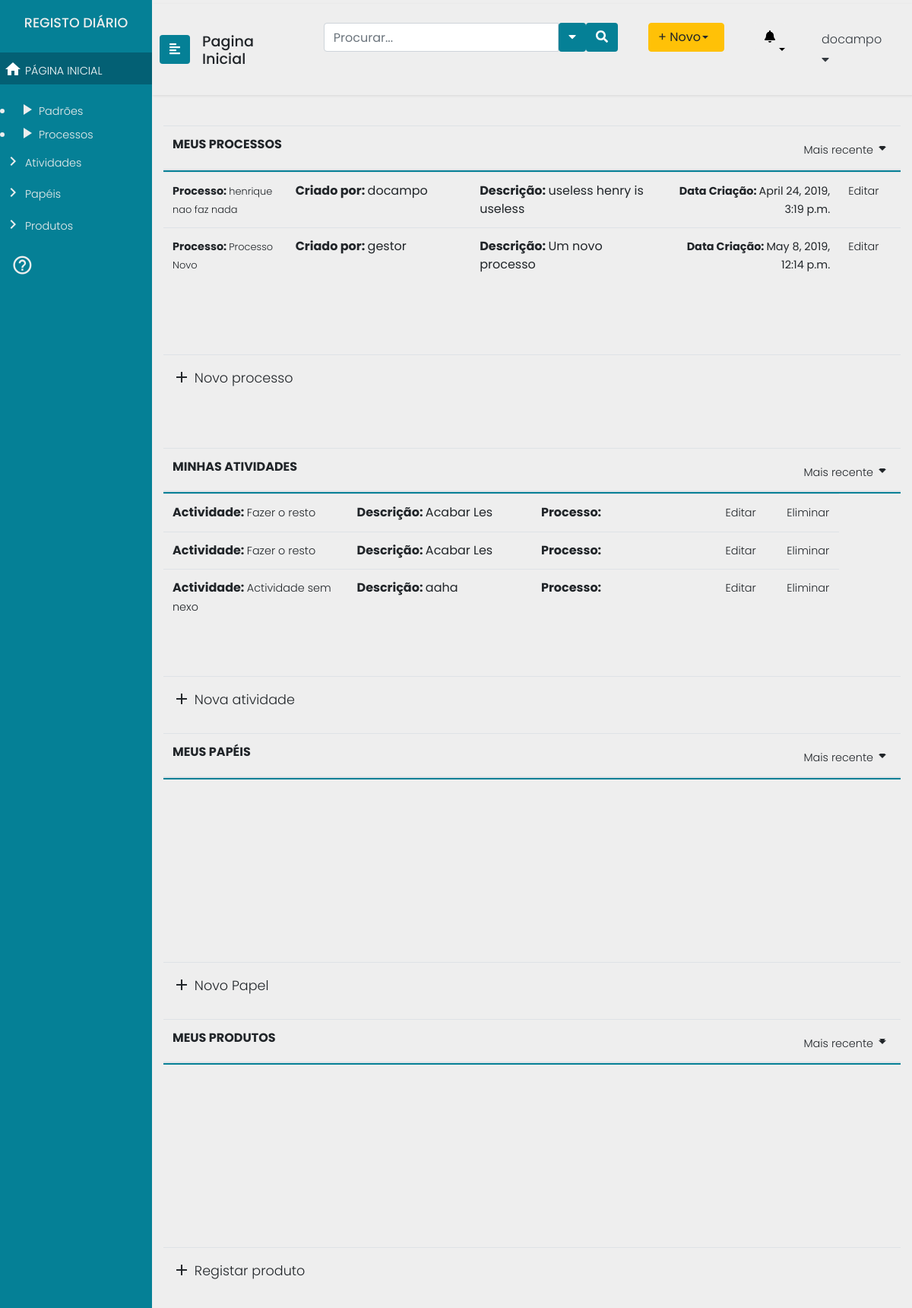
Page / (signed in) on the committed database.
### Users/models.py (models this page shows)
class User(AbstractUser):
    id = models.AutoField(db_column='ID',primary_key=True)
    username = models.CharField(db_column='UserName',
                                max_length=255,
                                unique=True,
                                blank=True,
                                null=True)
    useremail = models.CharField(db_column='UserEmail',
                                 max_length=255,
                                 blank=True,
                                 null=True)
    password = models.CharField(db_column='Password',
                                max_length=255,
                                blank=True, null=True)
    organization = models.ForeignKey(Organization, null=True, on_delete=models.SET_NULL)
    class Meta:
        managed = True
        db_table = 'User'
        permissions = (
            ("test_GProc", "Teste de permissao geral Gestor de Processos"),
            ("test_Analist", "Teste de permissao geral Analista"),
            ("test_Func", "Teste de permissao geral Funcionário"),
            ("test_Admin", "Teste de permissao geral Administrador"),)

### processes/models.py (models this page shows, shortened)
class Process(models.Model):
    process_name = models.CharField(max_length=200)
    user = models.ForeignKey(User, null=True, on_delete=models.SET_NULL)
    creation_date = models.DateTimeField("date created", default=django.utils.timezone.now())
    description = models.TextField(max_length=200)

class Activity(models.Model):
    activity_name = models.CharField(max_length=200)
    process = models.ManyToManyField(Process, null=True, blank=True)
    description = models.TextField(max_length=200)
    role = models.ManyToManyField('Role', blank=True)

### processes/views.py (the view)
# urls.py: 2. Add a URL to urlpatterns:  path('', views.home, name='home')
@login_required(login_url='/login2')
def home(request):
	return render(request=request,
				  template_name="processes/homepage.html",
				   context={"procs": Process.objects.all(), "acts": Activity.objects.all(),
				   			"roles": Role.objects.all()	, "users" : User.objects.all(),
							 "orgs" : Organization.objects.all(), "prods" : Product.objects.all(),
				   }
				   )

### templates/processes/homepage.html
{% extends "processes/header2.html" %}
{% block content %}
				{% if perms.Users.test_GProc or  perms.Users.test_Analist %}
				{% include "processes/includes/sidenav_gpanalist.html" %}
				{% elif perms.Users.test_Admin %}
				{% include "processes/includes/sidenav_admin.html" %}
				{% endif %}
				{% if perms.Users.test_GProc or  perms.Users.test_Analist %}
				{% include "processes/includes/gp_main_area.html" %}
				{% elif perms.Users.test_Admin %}
				{% include "processes/includes/admin_main_area.html" %}
				{% endif %}
{% endblock %}

### templates/processes/includes/sidenav_gpanalist.html (shortened to what this page needs)
	<div class="wrapper">
		<nav id="sidebar" class="navbar-info" style="background:#058096;">
			<div class="sidebar-header" style="background:#058096;">
				<h4>REGISTO DIÁRIO </h4>
			</div>
			<ul class="list-unstyled components">
				<li class="active">
					<a href="/"><i class="material-icons">home</i> PÁGINA INICIAL</a>
				</li>
			</ul>
<li>
    <a href="#"><i class="material-icons">play_arrow</i> Padrões</a>
</li>
<li>
    <a href="/processos"><i class="material-icons">play_arrow</i> Processos</a>
</li>
<ul class="list-unstyled components">
    <li>
        <a href="/actividades"><i class="material-icons">keyboard_arrow_right</i> Atividades</a>
    </li>
    <li>
        <a href="/papeis"><i class="material-icons">keyboard_arrow_right</i> Papéis</a>
    </li>
    <li>
        <a href="/produtos"><i class="material-icons">keyboard_arrow_right</i> Produtos</a>
    </li>
</ul>
<div class="CTAs">
                    <a href="#"><i class="material-icons">help_outline</i></a>
				</div>
			</nav>
			<div id="content">
				<nav class="navbar navbar-expand-lg navbar-light">
					<button type="button" id="sidebarCollapse" class="btn text-white" style="background:#058096;">
                        <i class="fas fa-align-left"></i>
					</button>
					<div class="navegation">
						<h3 style="margin-top:10px;">Pagina Inicial</h3>
					</div>
					<div class="collapse navbar-collapse" id="navbarTogglerDemo03">
						<ul class="navbar-nav ml-auto mt-2 mt-lg-0">
							<li class="sidebar-search nav-item active">
								<form class="form-inline input-group  custom-search-form">
									<input type="text"  class="form-control" placeholder="Procurar...">
									<button class="btn btn-default text-white" type="button"  data-toggle="dropdown" aria-haspopup="true" aria-expanded="false">
										<i class="fa fa-caret-down"></i>
									</button>
									<span class="input-group-btn">
										<button class="btn btn-default text-white">
											<i class="fa fa-search"></i>
										</button>
									</span>
								</form>
							</li>
							<li class="nav-item">
								<div class="btn-group">
									<button type="button" class="btn btn-warning dropdown-toggle text-left" style="width:100px;" data-toggle="dropdown" aria-haspopup="true" aria-expanded="false">+ Novo </button>
								</div>
							</li>
							<li class="dropdown for-notification">
								<button class="btn btn-default dropdown-toggle notification" type="button" id="notification" data-toggle="dropdown" aria-haspopup="true" aria-expanded="false">
									<i class="fa fa-bell"></i>
								</button>
							</li>
							<li class="nav-item dropdown">
								<a class="nav-link text-left text-dark" style="font-size:1em;" data-toggle="dropdown" href="#" role="button" aria-haspopup="true" aria-expanded="false">{{user.username}}<i class="fa fa-caret-down"></i></a>
							</li>
						</ul>
					</div>
				</nav>

### templates/processes/includes/gp_main_area.html (shortened to what this page needs)
<div class="container">
	<table class="table table-hover header-fixed">
		<thead>
			<tr class="d-flex">
				<th class="col-9">MEUS PROCESSOS</th>
				<th class="col-3 text-right">
					<a class="dropdown-toggle" id="sidebarCollapse" data-toggle="dropdown" href="#" role="button" aria-haspopup="true" aria-expanded="false"><span>Mais recente</span><i class="material-icons">arrow_drop_down</i></a>
				</th>
			</tr>
		</thead>
		<tbody>
				{% for proc in procs %}
				<tr class="d-flex">
						<td class="col-2"><span><b>Processo: </b><a href="#">{{proc.process_name}} </a></span></td>
						<td class="col-3"><b>Criado por: </b> {{proc.user.username}} </td>
						<td class="col-3"><b>Descrição: </b>{{proc.description}}</span></td>
						<td class="col-3 text-right"><span><b>Data Criação: </b>{{proc.creation_date}}</span></td>
						<td class="col-1"><b><a href="processos/ProcessUpdate/{{proc.id}} ">Editar</a></span></td>
					</tr>
					{% endfor %}
		</tbody>
		<tfoot>
				<tr class="d-flex">
						<td class="col-9"><b><a href="/processos/ProcessCreate" class="novo"><i class="material-icons">add</i> Novo processo</a></b></td>
						<td class="col-3 text-right"></td>
					</tr>
		</tfoot>
	</table>
	<div class="brk">
	</div>
	<table class="table table-hover header-fixed">
		<thead>
			<tr class="d-flex">
				<th class="col-9">MINHAS ATIVIDADES</th>
				<th class="col-3 text-right">
					<a class="dropdown-toggle" id="sidebarCollapse" data-toggle="dropdown" href="#" role="button" aria-haspopup="true" aria-expanded="false"><span>Mais recente</span><i class="material-icons">arrow_drop_down</i></a>
				</th>
			</tr>
		</thead>
		<tbody>
			{% for act in acts %}
			<tr class="d-flex">
					<td class="col-3"><b>Actividade: </b> <a href="#">{{act.activity_name}}</a></td>
					<td class="col-3"><b>Descrição: </b> {{act.description}}</td>
					<td class="col-3"><b>Processo: </b><a href="#">{{act.process.process_name}}</a></td>
					<td class="col-1"><b><a href="actividades/ActivityUpdate/{{act.id}} ">Editar</a></span></td>
					<td class="col-1"><b><a href="actividades/ActivityDelete/{{act.id}} ">Eliminar</a></span></td>
				</tr>
				{% endfor %}
		</tbody>
		<tfoot>
			<tr class="d-flex">
				<td class="col-9"><b><a href="/actividades/ActivityCreate" class="novo"><i class="material-icons">add</i> Nova atividade</a></b></td>
				<td class="col-3 text-right"></td>
			</tr>
		</tfoot>
	</table>
	<table class="table table-hover header-fixed">
		<thead>
			<tr class="d-flex">
				<th class="col-9">MEUS PAPÉIS</th>
				<th class="col-3 text-right">
					<a class="dropdown-toggle" id="sidebarCollapse" data-toggle="dropdown" href="#" role="button" aria-haspopup="true" aria-expanded="false"><span>Mais recente</span><i class="material-icons">arrow_drop_down</i></a>
				</th>
			</tr>
		</thead>
		<tbody>
		</tbody>
		<tfoot>
			<tr class="d-flex">
				<td class="col-9"><b><a href="/papeis/RoleCreate" class="novo"><i class="material-icons">add</i> Novo Papel</a></b></td>
				<td class="col-3 text-right"></td>
			</tr>
		</tfoot>
	</table>
	<table class="table table-hover header-fixed">
		<thead>
			<tr class="d-flex">
				<th class="col-9">MEUS PRODUTOS</th>
				<th class="col-3 text-right">
					<a class="dropdown-toggle" id="sidebarCollapse" data-toggle="dropdown" href="#" role="button" aria-haspopup="true" aria-expanded="false"><span>Mais recente</span><i class="material-icons">arrow_drop_down</i></a>
				</th>
			</tr>
		</thead>
		<tbody>
		</tbody>
		<tfoot>
			<tr class="d-flex">
				<td class="col-9"><b><a href="/produtos/ProductCreate" class="novo"><i class="material-icons">add</i> Registar produto</a></b></td>
				<td class="col-3 text-right"></td>
			</tr>
		</tfoot>
	</table>
</div>
</div>
</div>

### processes/static/processes/css/menu.css (style rules this page uses)
body { font-family: 'Poppins', sans-serif; background: #eee; }
h3 { font-family: 'Poppins', sans-serif; font-size: 1.2em; }
h4 { font-family: 'Poppins', sans-serif; font-size: 1.1em; }
p,a { font-family: 'Poppins', sans-serif; font-size: 0.9em; font-weight: 300; line-height: 1.7em; color: #999; }
a,a:hover,a:focus { color: inherit; text-decoration: none; transition: all 0.3s; }
.navbar { padding: 15px 10px; border: none; border-radius: 0; margin-bottom: 40px; box-shadow: 1px 1px 3px rgba(0, 0, 0, 0.1); }
.wrapper { display: flex; width: 100%; align-items: stretch; }
#sidebar { min-width: 200px; max-width: 200px; color: #eeeeee; transition: all 0.3s; }
#sidebar .sidebar-header { padding: 20px 0px 20px 0px; text-align: center; background: #000; }
#sidebar ul.components { padding: 0px 0px 0px 0px; }
a i { position: relative; top: 5px; font-size: 0.9em; }
#sidebar ul li a { padding: 5px; font-size: 0.9em; display: block; }
#sidebar ul li.active>a { color: #fff; background: #036074; }
.dropdown-toggle::after { display: block; position: absolute; top: 50%; right: 20px; transform: translateY(-50%); }
.CTAs { padding:0px 0px 0px 0px; }
.CTAs a { bottom:10px; display: block; border-radius: 5px; margin-left: 15px; }
.CTAs a i { font-size:2em; }
.collapse ul li { padding:10px 20px 10px 20px; }
#content { width: 100vw; padding: 5px 0px 5px 0px; min-height: 100vh; transition: all 0.3s; }
thead > tr { border-bottom: 2px solid #058096; }
td span { font-size:0.9em; }
.novo { font-size:1.1em; }
form button { background:#058096; }
.header-fixed { width: 100%; }
.header-fixed > thead, .header-fixed > tbody, .header-fixed > thead > tr, .header-fixed > tbody > tr, .header-fixed > thead > tr > th, .header-fixed > tbody > tr > td { display: block; }
.header-fixed > tbody > tr:after, .header-fixed > thead > tr:after { content: ' '; display: block; visibility: hidden; clear: both; }
.header-fixed > tbody { overflow-y: auto; height: 30vh; }
.header-fixed > tbody > tr > td, .header-fixed > thead > tr > th { width: 20%; float: left; }
.notification { background:#EEEEEE; }
.navegation { padding: 0px 1em; }
.brk { height:6vh; }

### rows in the picture
User: username "docampo"
Process: process_name "henrique nao faz nada", user.username "docampo", description "useless henry is useless", creation_date "April 24, 2019, 3:19 p.m."
Process: process_name "Processo Novo", user.username "gestor", description "Um novo processo", creation_date "May 8, 2019, 12:14 p.m."
Activity: activity_name "Fazer o resto", description "Acabar Les"
Activity: activity_name "Fazer o resto", description "Acabar Les"
Activity: activity_name "Actividade sem nexo", description "aaha"
